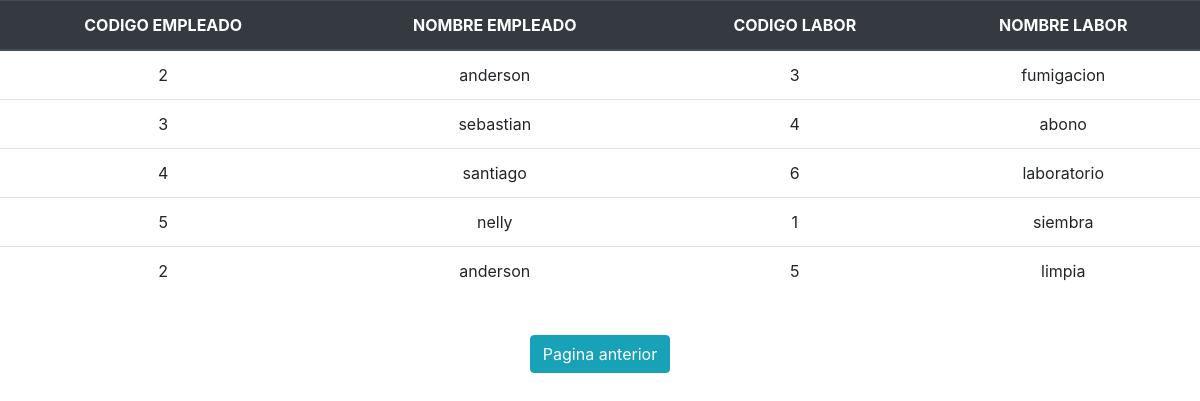
The app's page /Consulta/labores_empleado.php, older data.
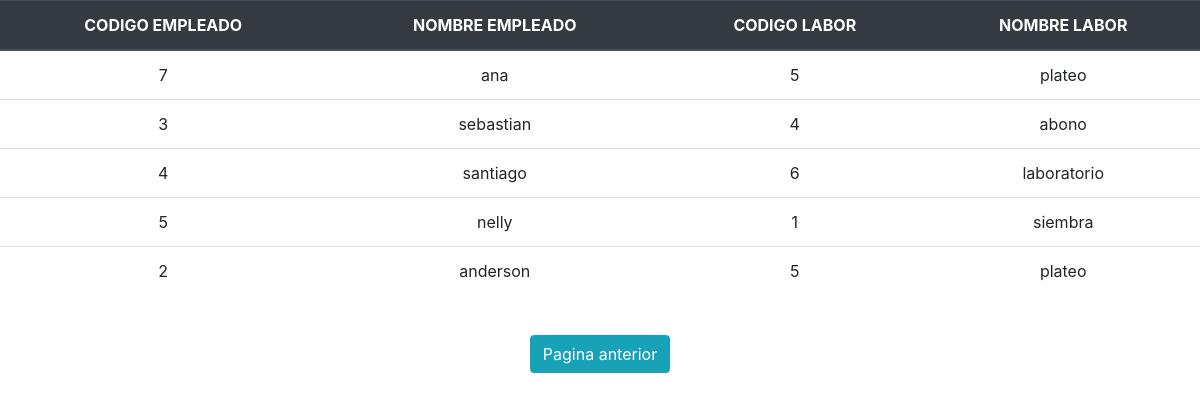
The same page, newer data.
### tables this page shows
CREATE TABLE IF NOT EXISTS `empleado` (
  `codigo_empleado` int(11) NOT NULL AUTO_INCREMENT,
  `cedula` int(11) NOT NULL,
  `nombre` varchar(25) NOT NULL,
  `apellido1` varchar(25) NOT NULL,
  `apellido2` varchar(25) NOT NULL,
  `telefono` int(11) NOT NULL,
  `eliminar` int(11) NOT NULL,
  PRIMARY KEY (`codigo_empleado`)
);

CREATE TABLE IF NOT EXISTS `labores` (
  `codigo_labor` int(11) NOT NULL AUTO_INCREMENT,
  `nombre` varchar(25) NOT NULL,
  `eliminar` int(11) NOT NULL DEFAULT '0',
  PRIMARY KEY (`codigo_labor`)
);

### Consulta/labores_empleado.php (the view, shortened to what this page needs)
<!DOCTYPE html>
<html>
<head>
                <link rel="stylesheet" href="../css/bootstrap.min.css">
</head>
<body>
                <div>
                    <table align="center" class="table">
                        <thead class="thead-dark">
                            <tr>
                                <th class="thead-dark" scope="col"><center>CODIGO EMPLEADO</center></th>
                                <th class="thead-dark" scope="col"><center>NOMBRE EMPLEADO</center></th>
                                <th class="thead-dark" scope="col"><center>CODIGO LABOR</center></th>
                                <th class="thead-dark" scope="col"><center>NOMBRE LABOR</center></th>
                            </tr>
                            </thead>
			<?php
				require('../conexion.php');
				$sql="SELECT empleado.codigo_empleado, empleado.nombre, labores.codigo_labor, labores.nombre FROM (labores_empleados INNER JOIN empleado ON labores_empleados.codigo_empleado = empleado.codigo_empleado) INNER JOIN labores ON labores_empleados.codigo_labor = labores.codigo_labor WHERE (empleado.eliminar =0 AND labores.eliminar=0) AND labores_empleados.eliminar=0";
				$resultado= mysqli_query($link,$sql);
				while($extraido=mysqli_fetch_array($resultado))
				{
					echo "<tr align='center'><td>".$extraido['codigo_empleado']."</td>";
					echo "<td>".$extraido[1]."</td>";
					echo "<td>".$extraido['codigo_labor']."</td>";
					echo "<td>".$extraido['nombre']."</td></tr>";
				}
			?>
                </table>
                <center> <table align="center">
                <BR>
                <tr>
                    <p><button class="btn btn-info" onclick=location.href='../index.php'>Pagina anterior</button></p>
                </tr>
                </table>
                </center>
                </div>
</body>
</html>

Row changes from the older to the newer data that the page shows:
no longer on one of the page's lists (row unchanged): empleado: codigo_empleado "2", nombre "anderson", labores.codigo_labor "5", labores.nombre "limpia"
now on this page (row edited): empleado: codigo_empleado "7", nombre "ana", labores.codigo_labor "5", labores.nombre "plateo"
changed through a linked row, empleado "anderson": labores.codigo_labor "3" → "5"; labores.nombre "fumigacion" → "plateo"; moves down the list
